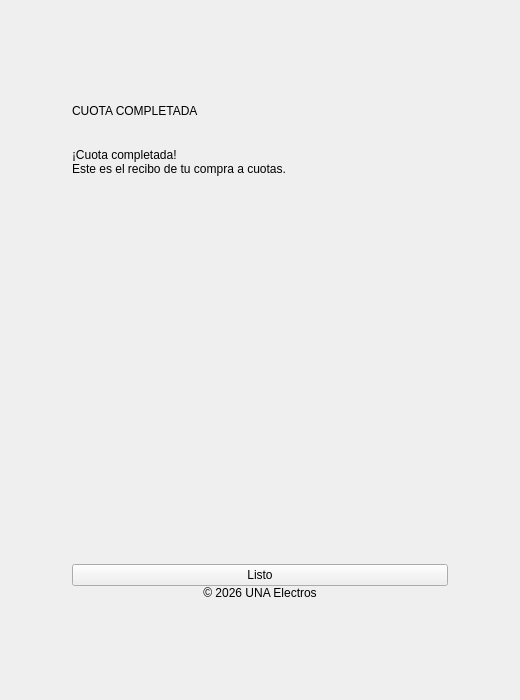
<?xml version="1.0" encoding="UTF-8"?>
<ui version="4.0">
 <class>CuotaCompletadaClass</class>
 <widget class="QWidget" name="cuotaCompletadaClass">
  <property name="geometry">
   <rect>
    <x>0</x>
    <y>0</y>
    <width>520</width>
    <height>700</height>
   </rect>
  </property>
  <property name="minimumSize">
   <size>
    <width>480</width>
    <height>620</height>
   </size>
  </property>
  <property name="windowTitle">
   <string>Cuota completada</string>
  </property>
  <property name="styleSheet">
   <string notr="true">#cuotaCompletadaClass {
	background-color: #F5F3EE;
}
#softCard {
	background-color: #FFFFFF;
	border: 1px solid #EAE8E2;
	border-radius: 18px;
}
QLabel#eyebrow {
	color: #92918B;
	font-family: &quot;Segoe UI&quot;;
	font-size: 11px;
	font-weight: 600;
}
QLabel#title {
	color: #292A28;
	font-family: Georgia;
	font-size: 29px;
}
QLabel#subtitle, QLabel#copyright {
	color: #92918B;
	font-family: &quot;Segoe UI&quot;;
	font-size: 12px;
}
QLabel#lblItem {
	color: #292A28;
	background: #FAFAF8;
	border: 1px solid #EAE8E2;
	border-radius: 8px;
	padding: 14px;
	font-size: 13px;
}
QLabel#lblPago {
	color: #292A28;
	background: #FAFAF8;
	border: 1px solid #EAE8E2;
	border-radius: 8px;
	padding: 14px;
	font-size: 13px;
}
QLabel#lblTotal {
	color: #292A28;
	background: #FAFAF8;
	border: 1px solid #EAE8E2;
	border-radius: 8px;
	padding: 14px;
	font-size: 14px;
	font-weight: 600;
}
QScrollArea {
	background: transparent;
	border: none;
}
QScrollArea &gt; QWidget &gt; QWidget {
	background: transparent;
}
QScrollBar:vertical {
	background: transparent;
	width: 8px;
	margin: 0;
}
QScrollBar::handle:vertical {
	background: #D8DED5;
	border-radius: 4px;
	min-height: 30px;
}
QScrollBar::handle:vertical:hover {
	background: #B9C2B4;
}
QScrollBar::add-line:vertical, QScrollBar::sub-line:vertical {
	height: 0;
}
QScrollBar::add-page:vertical, QScrollBar::sub-page:vertical {
	background: transparent;
}
QScrollBar:horizontal {
	background: transparent;
	height: 0;
}
QPushButton#btnListo {
	background: #899B83;
	color: #FFFFFF;
	border: none;
	border-radius: 8px;
	min-height: 43px;
	font-weight: 600;
}
QPushButton#btnListo:hover {
	background: #788B72;
}
</string>
  </property>
  <layout class="QVBoxLayout" name="layoutExterior">
   <property name="leftMargin">
    <number>24</number>
   </property>
   <property name="topMargin">
    <number>24</number>
   </property>
   <property name="rightMargin">
    <number>24</number>
   </property>
   <property name="bottomMargin">
    <number>24</number>
   </property>
   <item>
    <spacer name="spacerSuperior">
     <property name="orientation">
      <enum>Qt::Orientation::Vertical</enum>
     </property>
     <property name="sizeHint" stdset="0">
      <size>
       <width>20</width>
       <height>40</height>
      </size>
     </property>
    </spacer>
   </item>
   <item>
    <layout class="QHBoxLayout" name="filaTarjeta">
     <item>
      <spacer name="spacerIzquierdo">
       <property name="orientation">
        <enum>Qt::Orientation::Horizontal</enum>
       </property>
       <property name="sizeHint" stdset="0">
        <size>
         <width>40</width>
         <height>20</height>
        </size>
       </property>
      </spacer>
     </item>
     <item>
      <widget class="QFrame" name="softCard">
       <property name="minimumSize">
        <size>
         <width>460</width>
         <height>560</height>
        </size>
       </property>
       <property name="frameShape">
        <enum>QFrame::Shape::NoFrame</enum>
       </property>
       <layout class="QVBoxLayout" name="contenido">
        <property name="spacing">
         <number>0</number>
        </property>
        <property name="leftMargin">
         <number>42</number>
        </property>
        <property name="topMargin">
         <number>34</number>
        </property>
        <property name="rightMargin">
         <number>42</number>
        </property>
        <property name="bottomMargin">
         <number>30</number>
        </property>
        <item>
         <widget class="QLabel" name="eyebrow">
          <property name="text">
           <string>CUOTA COMPLETADA</string>
          </property>
         </widget>
        </item>
        <item>
         <spacer name="spacerEyebrow">
          <property name="orientation">
           <enum>Qt::Orientation::Vertical</enum>
          </property>
          <property name="sizeType">
           <enum>QSizePolicy::Policy::Fixed</enum>
          </property>
          <property name="sizeHint">
           <size>
            <width>20</width>
            <height>30</height>
           </size>
          </property>
         </spacer>
        </item>
        <item>
         <widget class="QLabel" name="title">
          <property name="text">
           <string>¡Cuota completada!</string>
          </property>
         </widget>
        </item>
        <item>
         <widget class="QLabel" name="subtitle">
          <property name="text">
           <string>Este es el recibo de tu compra a cuotas.</string>
          </property>
         </widget>
        </item>
        <item>
         <spacer name="spacerSubtitulo">
          <property name="orientation">
           <enum>Qt::Orientation::Vertical</enum>
          </property>
          <property name="sizeType">
           <enum>QSizePolicy::Policy::Fixed</enum>
          </property>
          <property name="sizeHint">
           <size>
            <width>20</width>
            <height>26</height>
           </size>
          </property>
         </spacer>
        </item>
        <item>
         <widget class="QScrollArea" name="scrollItems">
          <property name="widgetResizable">
           <bool>true</bool>
          </property>
          <property name="frameShape">
           <enum>QFrame::Shape::NoFrame</enum>
          </property>
          <widget class="QWidget" name="areaItems">
           <property name="geometry">
            <rect>
             <x>0</x>
             <y>0</y>
             <width>376</width>
             <height>260</height>
            </rect>
           </property>
           <layout class="QVBoxLayout" name="layoutItems">
            <property name="spacing">
             <number>10</number>
            </property>
            <property name="leftMargin">
             <number>0</number>
            </property>
            <property name="topMargin">
             <number>0</number>
            </property>
            <property name="rightMargin">
             <number>6</number>
            </property>
            <property name="bottomMargin">
             <number>0</number>
            </property>
           </layout>
          </widget>
         </widget>
        </item>
        <item>
         <spacer name="spacerItems">
          <property name="orientation">
           <enum>Qt::Orientation::Vertical</enum>
          </property>
          <property name="sizeType">
           <enum>QSizePolicy::Policy::Fixed</enum>
          </property>
          <property name="sizeHint">
           <size>
            <width>20</width>
            <height>14</height>
           </size>
          </property>
         </spacer>
        </item>
        <item>
         <widget class="QPushButton" name="btnListo">
          <property name="text">
           <string>Listo</string>
          </property>
         </widget>
        </item>
        <item>
         <widget class="QLabel" name="copyright">
          <property name="text">
           <string>© 2026 UNA Electros</string>
          </property>
          <property name="alignment">
           <set>Qt::AlignmentFlag::AlignCenter</set>
          </property>
         </widget>
        </item>
       </layout>
      </widget>
     </item>
     <item>
      <spacer name="spacerDerecho">
       <property name="orientation">
        <enum>Qt::Orientation::Horizontal</enum>
       </property>
       <property name="sizeHint" stdset="0">
        <size>
         <width>40</width>
         <height>20</height>
        </size>
       </property>
      </spacer>
     </item>
    </layout>
   </item>
   <item>
    <spacer name="spacerInferiorExterior">
     <property name="orientation">
      <enum>Qt::Orientation::Vertical</enum>
     </property>
     <property name="sizeHint" stdset="0">
      <size>
       <width>20</width>
       <height>40</height>
      </size>
     </property>
    </spacer>
   </item>
  </layout>
 </widget>
 <resources/>
 <connections/>
</ui>
